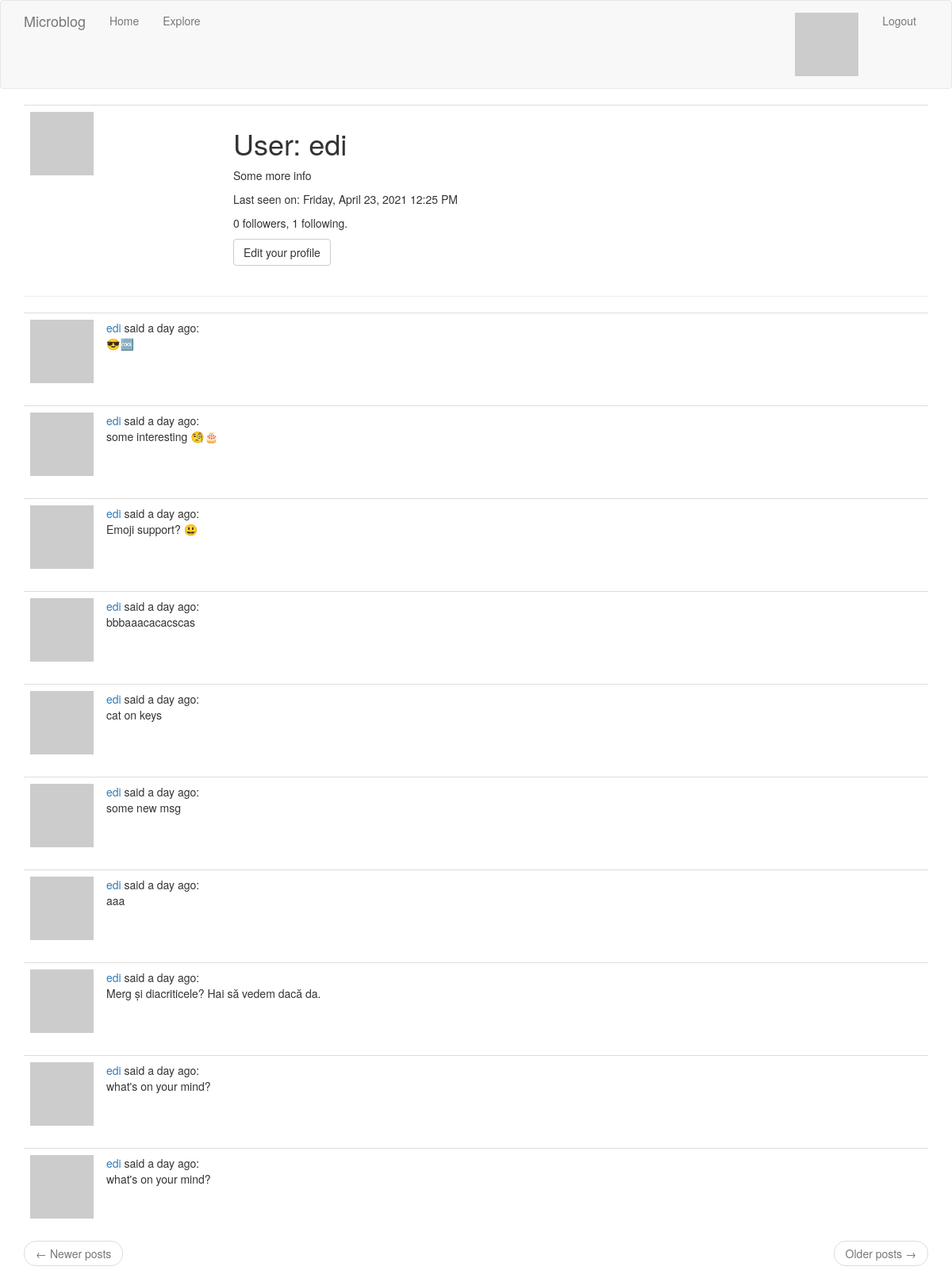
/user/edi (signed in), run on an earlier commit of the app's database.
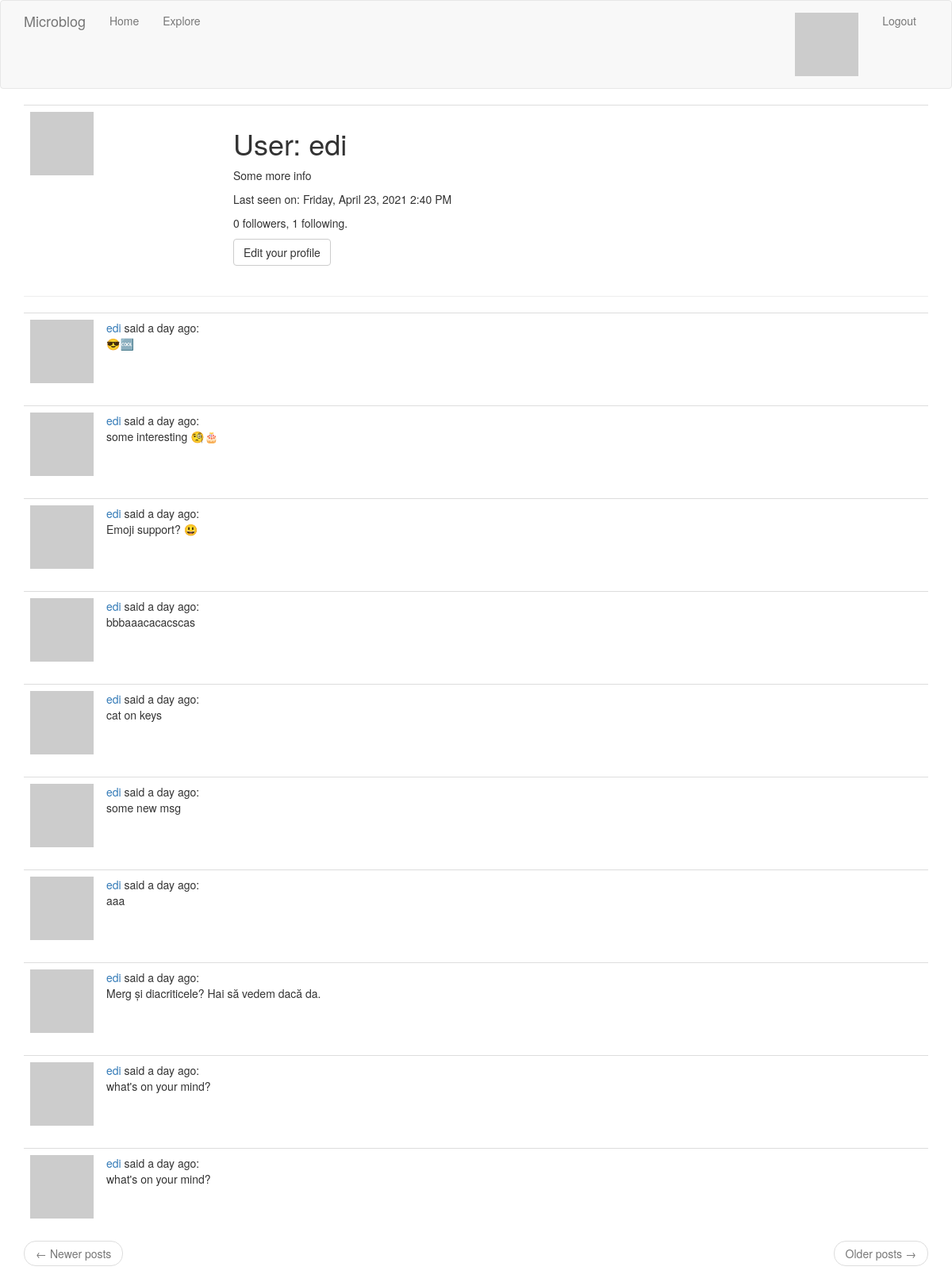
And on a later commit of the database.
### app/models.py (models this page shows, shortened)
class User(UserMixin, db.Model):
    id = db.Column(db.Integer, primary_key=True)
    username = db.Column(db.String(64), index=True, unique=True)
    email = db.Column(db.String(120), index=True, unique=True)
    password_hash = db.Column(db.String(128))
    """
    user.posts will retrieve all the Posts made by this User
    post.author will retrieve the User that made the Post
    """
    posts = db.relationship("Post", backref="author", lazy="dynamic")
    about_me = db.Column(db.String(140))
    last_seen = db.Column(db.DateTime, default = datetime.utcnow)
    """
    Define many-to-many relationship between User instances.
    user1 = user2 has the meaning of: user1 is following user2
        * secondary = sets association table defined above
        * primaryjoin = links follower with association table
        * secondaryjoin = links followed with association table
    """
    followed = db.relationship(
        "User", secondary = followers,
        primaryjoin=(followers.c.follower_id == id),
        secondaryjoin=(followers.c.followed_id == id),
        backref=db.backref("followers", lazy = "dynamic"), lazy = "dynamic")
    def avatar(self, size):
        digest = md5(self.email.lower().encode("utf-8")).hexdigest()
        return "https://www.gravatar.com/avatar/{}?d=identicon&s={}".format(digest, size)

class Post(db.Model):
    id = db.Column(db.Integer, primary_key=True)
    body = db.Column(db.String(140))
    timestamp = db.Column(db.DateTime, index=True, default=datetime.utcnow)
    user_id = db.Column(db.Integer, db.ForeignKey("user.id"))

### app/routes.py (the view)
@app.route("/user/<username>")
@login_required
def user(username):
    form = EmptyFollowForm()
    user = User.query.filter_by(username = username).first_or_404()
    page = request.args.get(key = 'page', default = 1, type = int)
    ret_404_on_empty_range = False
    posts = user.posts.order_by(Post.timestamp.desc())\
                .paginate(page, app.config['POSTS_PER_PAGE'], ret_404_on_empty_range)
    next_url = url_for("user", username = username, page = posts.next_num)\
            if posts.has_next else None
    prev_url = url_for("user", username = username, page = posts.prev_num)\
            if posts.has_prev else None
    return render_template("user.html", user = user, form = form,
            posts = posts.items, next_url = next_url, prev_url = prev_url)

### app/models.py (called while the page is built)
@login.user_loader
def load_user(id):
    return User.query.get(int(id))

### app/routes.py (called while the page is built)
@app.before_request
def before_request():
    if current_user.is_authenticated:
        current_user.last_seen = datetime.utcnow()
        db.session.commit()

### app/templates/user.html (shortened to what this page needs)
{% extends "base.html" %}
{% block app_content %}
    <table class="table table-hover">
        <tr valign="top">
            <td width="256px"><img src="{{ user.avatar(256) }}"</td>
            <td>
                <h1>User: {{ user.username }}</h1>
                {% if user.about_me %}
                    <p>{{ user.about_me }}</p>
                {% endif %}
                {% if user.last_seen %}
                    <p>Last seen on: {{ moment(user.last_seen).format("LLLL") }}</p>
                {% endif %}
                <p>{{ user.followers.count() }} followers, {{ user.followed.count() }} following.</p>
                {% if user == current_user %}
                    <p><a class="btn btn-default" href="{{ url_for('edit_profile') }}">Edit your profile</a></p>
                {% endif %}
            </td>
        </tr>
    </table>
    <hr>
    {% include "paginated_posts.html" %}
{% endblock %}

### app/templates/base.html (shortened to what this page needs)
{% extends "bootstrap/base.html" %}
{% block navbar %}
    <nav class="navbar navbar-default">
        <div class="container">
            <div class="navbar-header">
                <a class="navbar-brand" href="{{ url_for('index') }}">Microblog</a>
            </div>
            <div class="collapse navbar-collapse" id="bs-example-navbar-collapse-1">
                <ul class="nav navbar-nav">
                    <li><a href="{{ url_for('index') }}">Home</a></li>
                    <li><a href="{{ url_for('explore') }}">Explore</a></li>
                </ul>
                <ul class="nav navbar-nav navbar-right">
                    {% if current_user.is_anonymous %}
                    <li><a href="{{ url_for('login') }}">Login</a></li>
                    {% else %}
                    <li><a href="{{ url_for('user', username=current_user.username) }}"><img src="{{ current_user.avatar(24) }}" /></a></li>
                    <li><a href="{{ url_for('logout') }}">Logout</a></li>
                    {% endif %}
                </ul>
            </div>
        </div>
    </nav>
{% endblock %}
{% block content %}
    <div class="container">
        {% block app_content %}{% endblock %}
    </div>
{% endblock %}

### app/templates/paginated_posts.html
{% for post in posts %}
    {% include "sub_post.html" %}
{% endfor %}
<nav aria-label="...">
    <ul class="pager">
        <li class="previous{% if not prev_url %} disabled{% endif %}">
            <a href="{{ prev_url or '#' }}">
                <span aria-hidden="true">&larr;</span> Newer posts
            </a>
        </li>
        <li class="next{% if not next_url %} disabled{% endif %}">
            <a href="{{ next_url or '#' }}">
                Older posts <span aria-hidden="true">&rarr;</span>
            </a>
        </li>
    </ul>
</nav>

### app/templates/sub_post.html
<table class="table table-hover">
    <tr>
        <td class="col-xs-1">
            <a href={{url_for("user", username = post.author.username)}}>
                <img src="{{ post.author.avatar(64) }}" />
            </a>
        </td>
        <td class = "col-xs-11">
            <a href={{url_for("user", username = post.author.username)}}>
                {{ post.author.username }}
            </a>
            said {{ moment(post.timestamp).fromNow() }}:<br>{{ post.body }}
        </td>
    </tr>
</table>

What changed in the data, as far as the page shows it:
changed User "edi": last_seen "Friday, April 23, 2021 12:25 PM" → "Friday, April 23, 2021 2:40 PM"
